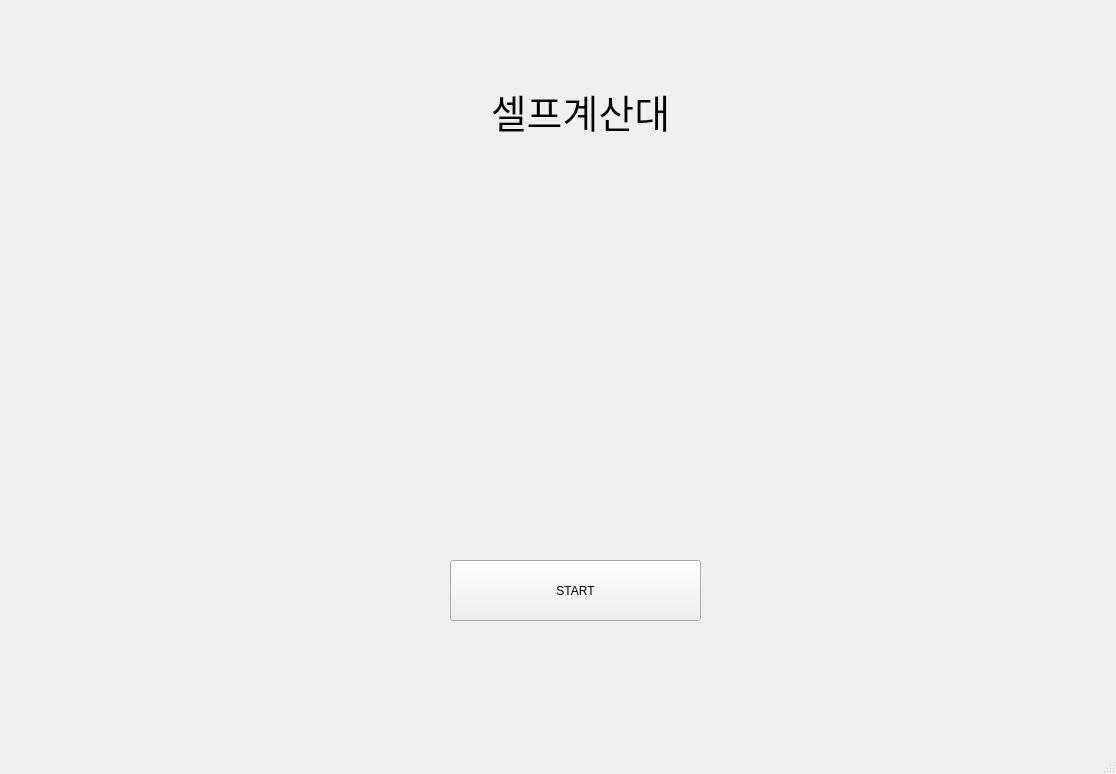
<?xml version="1.0" encoding="UTF-8"?>
<ui version="4.0">
 <class>MainWindow</class>
 <widget class="QMainWindow" name="MainWindow">
  <property name="geometry">
   <rect>
    <x>0</x>
    <y>0</y>
    <width>1116</width>
    <height>774</height>
   </rect>
  </property>
  <property name="windowTitle">
   <string>MainWindow</string>
  </property>
  <widget class="QWidget" name="centralwidget">
   <widget class="QPushButton" name="start_button">
    <property name="geometry">
     <rect>
      <x>450</x>
      <y>560</y>
      <width>251</width>
      <height>61</height>
     </rect>
    </property>
    <property name="text">
     <string>START</string>
    </property>
   </widget>
   <widget class="QLabel" name="label">
    <property name="geometry">
     <rect>
      <x>390</x>
      <y>190</y>
      <width>321</width>
      <height>301</height>
     </rect>
    </property>
    <property name="text">
     <string/>
    </property>
    <property name="pixmap">
     <pixmap>shopping-cart.png</pixmap>
    </property>
    <property name="scaledContents">
     <bool>true</bool>
    </property>
   </widget>
   <widget class="QLabel" name="label_2">
    <property name="geometry">
     <rect>
      <x>480</x>
      <y>70</y>
      <width>201</width>
      <height>81</height>
     </rect>
    </property>
    <property name="font">
     <font>
      <pointsize>29</pointsize>
     </font>
    </property>
    <property name="text">
     <string>셀프계산대</string>
    </property>
    <property name="alignment">
     <set>Qt::AlignCenter</set>
    </property>
   </widget>
  </widget>
  <widget class="QMenuBar" name="menubar">
   <property name="geometry">
    <rect>
     <x>0</x>
     <y>0</y>
     <width>1116</width>
     <height>23</height>
    </rect>
   </property>
  </widget>
  <widget class="QStatusBar" name="statusbar"/>
 </widget>
 <resources/>
 <connections/>
</ui>
